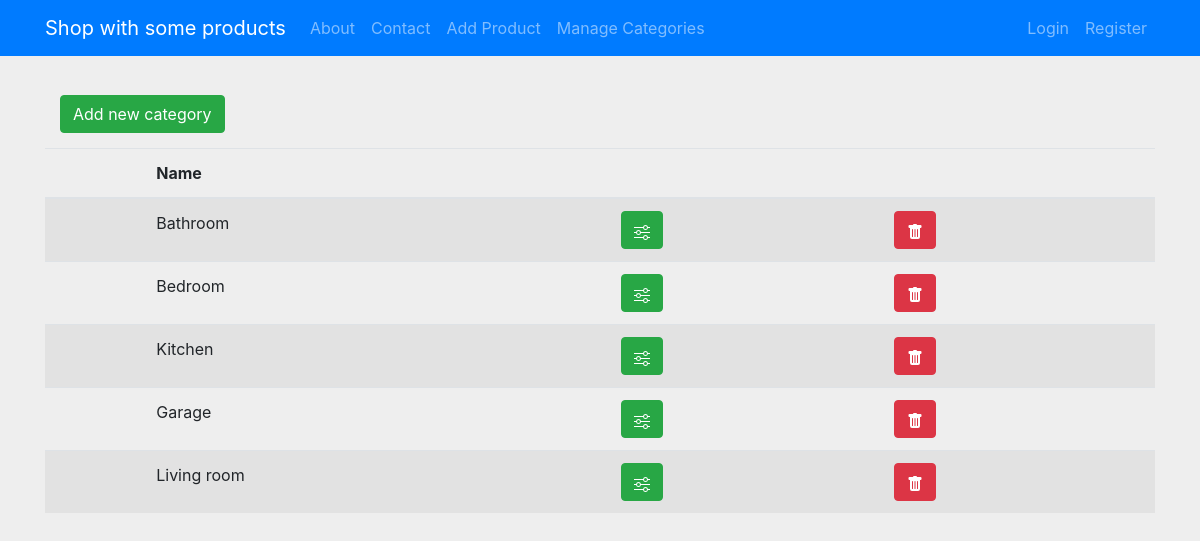
The page /categories/ on the database as committed earlier.
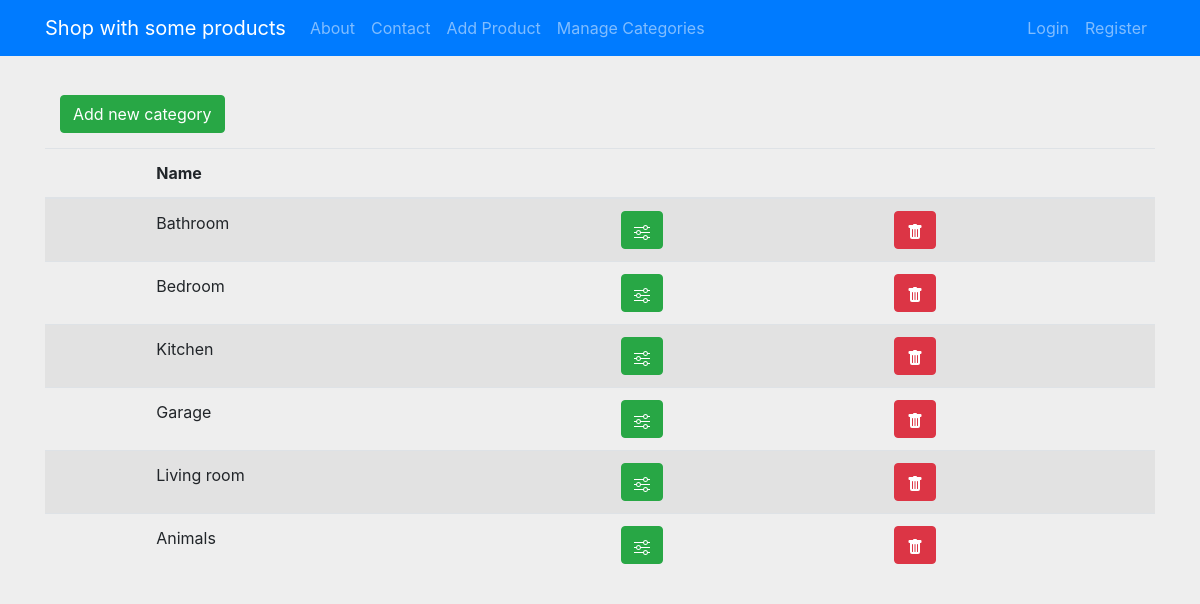
The same page on the database as committed later.
### products/models.py (models this page shows, shortened)
class Category(models.Model):
    name = models.CharField(max_length=100)

### products/views.py (the view)
# urls.py: path('categories/', views.categories_view, name='categories_home'),
def categories_view(request):
    categories = Category.objects.all()
    context = {'categories': categories}
    return render(request, 'products/categories.html', context)

### products/templates/products/categories.html (shortened to what this page needs)
{% extends 'products/main.html' %}
{% block content %}
<div class='category-btn'>
  <td><a class="btn btn-success" href="{% url 'category_create' %}">Add new category</a></td>
</div>
<table class="table table-striped">
    <thead>
      <tr>
        <th scope="col"></th>
        <th scope="col">Name</th>
        <th scope="col"></th>
        <th scope="col"></th>
      </tr>
    </thead>
    <tbody>
      {% for category in categories %}
      <tr>
        <th scope="row"></th>
        <td>{{ category.name }}</td>
        <td><a class="btn btn-success" href="{% url 'category_edit' category.id %}"></a></td>
        <td><a class="btn btn-danger" href="{% url 'category_delete' category.id %}"></a></td>
      </tr>
      {% endfor %}
    </tbody>
  </table>
{% endblock %}

Rows that differ between the two databases and show on the page:
added Category: name "Animals"
